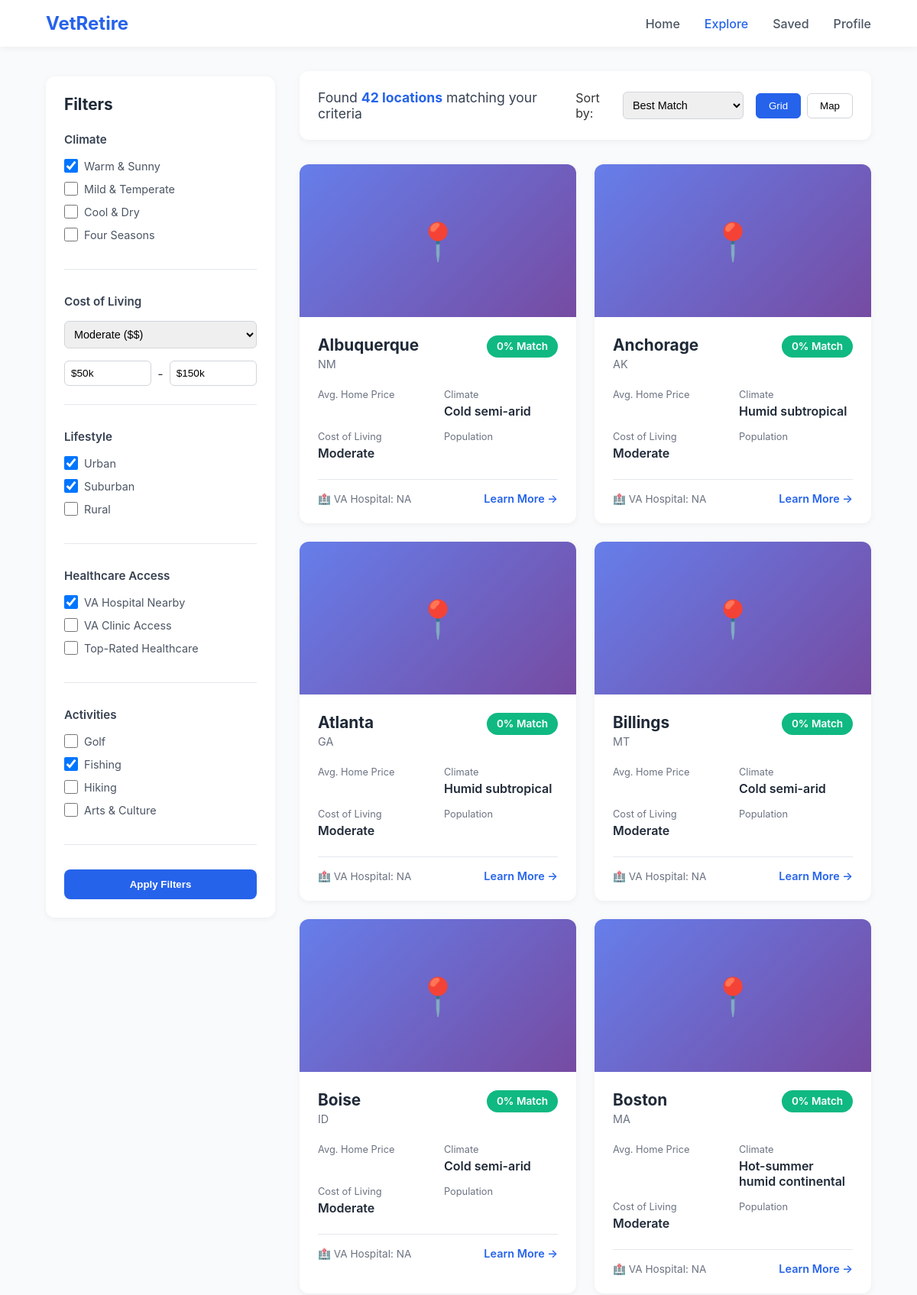
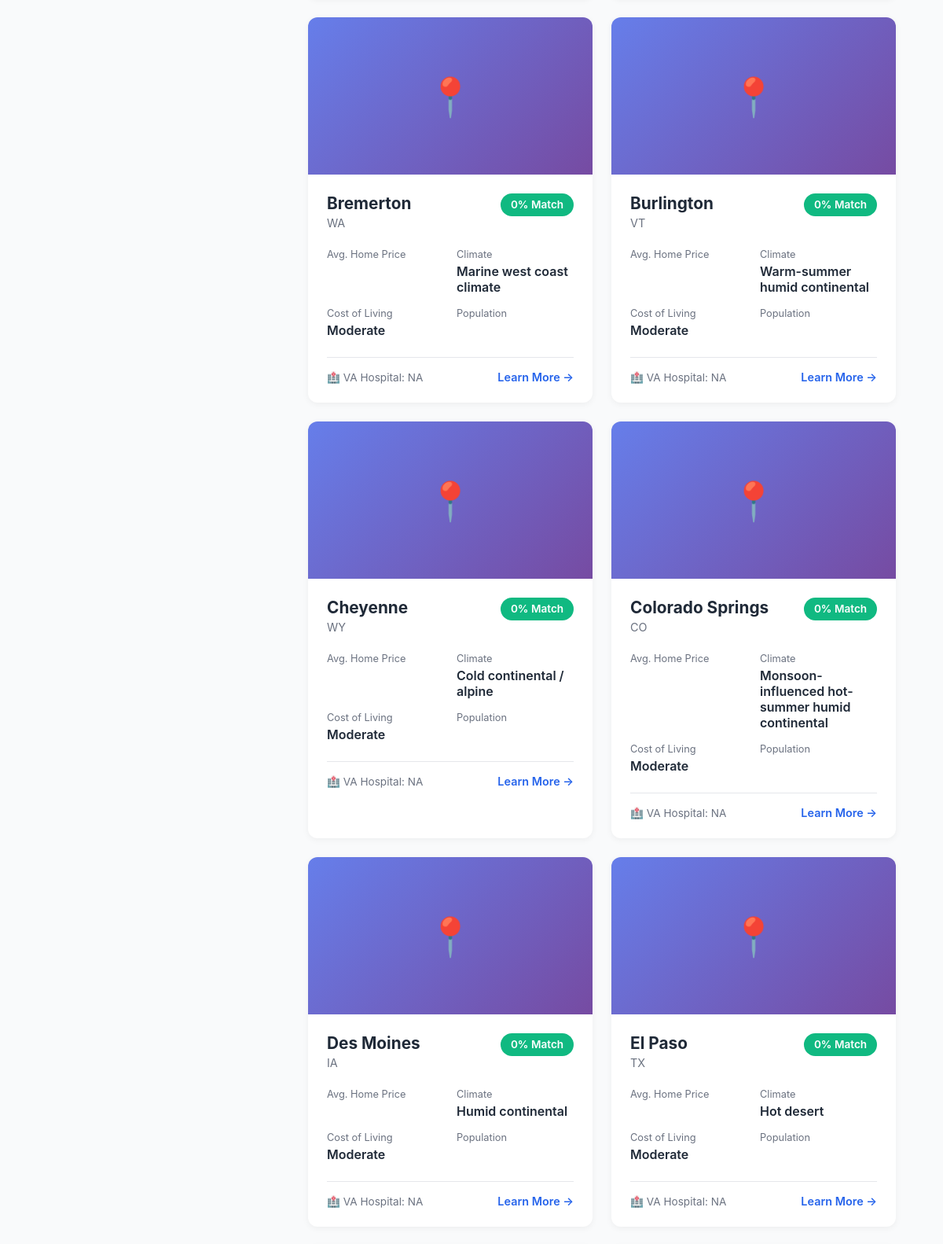
/explore/ (upper part), run on the app's committed database (2 pictures, top to bottom).
### locations/models.py (models this page shows, shortened)
class Location(models.Model):
    name = models.CharField(max_length=100, help_text="City or town name")
    state = models.CharField(max_length=50, help_text="State name")
    county = models.CharField(max_length=100, null=True, blank=True, help_text="County name")
    match_score = models.IntegerField(
        default=0,
        help_text="Match score from 0-100"
    )
    avg_price = models.CharField(
        max_length=20,
        help_text="Average home price (formatted, e.g., '$385k')"
    )
    climate = models.CharField(
        max_length=50,
        help_text="Climate description (e.g., 'Warm', '4 Seasons')"
    )
    cost_of_living = models.CharField(
        max_length=20,
        choices=[
            ('Low', 'Low'),
            ('Moderate', 'Moderate'),
            ('High', 'High'),
        ],
        default='Moderate'
    )
    population = models.CharField(
        max_length=20,
        help_text="Population (formatted, e.g., '58k')"
    )
    tags = models.JSONField(
        default=list,
        help_text="List of activity/feature tags"
    )
    va_distance = models.CharField(
        max_length=50,
        help_text="Distance to nearest VA facility (e.g., '3 miles')"
    )
    state_party = models.CharField(max_length=10, null=True, blank=True, help_text="State political party (R/D)")
    governor = models.CharField(max_length=10, null=True, blank=True, help_text="Governor's party (R/D)")
    city_politics = models.CharField(max_length=100, null=True, blank=True, help_text="City political leaning")
    election_2016 = models.CharField(max_length=50, null=True, blank=True, help_text="2016 presidential winner")
    election_2016_percent = models.IntegerField(null=True, blank=True, help_text="2016 winner percentage")
    election_2024 = models.CharField(max_length=50, null=True, blank=True, help_text="2024 presidential winner")
    election_2024_percent = models.IntegerField(null=True, blank=True, help_text="2024 winner percentage")
    election_change = models.CharField(max_length=100, null=True, blank=True, help_text="Voting shift 2016-2024")
    population_raw = models.CharField(max_length=50, null=True, blank=True, help_text="Population (raw from CSV)")
    density = models.CharField(max_length=50, null=True, blank=True, help_text="Population density per sq mi")
    sales_tax = models.DecimalField(max_digits=5, decimal_places=2, null=True, blank=True, help_text="Sales tax %")
    income_tax = models.DecimalField(max_digits=5, decimal_places=2, null=True, blank=True, help_text="Income tax %")
    col_index = models.IntegerField(null=True, blank=True, help_text="Cost of living index (100=avg)")
    has_va = models.CharField(max_length=10, null=True, blank=True, help_text="Has VA facility (Yes/No)")
    nearest_va = models.CharField(max_length=200, null=True, blank=True, help_text="Nearest VA facility name")
    distance_to_va = models.CharField(max_length=50, null=True, blank=True, help_text="Distance to VA")
    veterans_benefits = models.TextField(null=True, blank=True, help_text="Veteran-specific benefits")
    tci = models.IntegerField(null=True, blank=True, help_text="Total crime index (lower is safer)")
    marijuana_status = models.CharField(max_length=50, null=True, blank=True, help_text="Marijuana legal status")
    lgbtq_rating = models.CharField(max_length=50, null=True, blank=True, help_text="LGBTQ friendliness")
    tech_hub = models.CharField(max_length=10, null=True, blank=True, help_text="Tech hub (Y/N)")
    defense_hub = models.CharField(max_length=10, null=True, blank=True, help_text="Defense/military hub (Y/N)")
    snow_annual = models.IntegerField(null=True, blank=True, help_text="Average annual snowfall (inches)")
    rain_annual = models.IntegerField(null=True, blank=True, help_text="Average annual rainfall (inches)")
    sun_days = models.IntegerField(null=True, blank=True, help_text="Average sunny days per year")
    avg_low_winter = models.IntegerField(null=True, blank=True, help_text="Average low temp in winter (°F)")
    avg_high_summer = models.IntegerField(null=True, blank=True, help_text="Average high temp in summer (°F)")
    humidity_summer = models.IntegerField(null=True, blank=True, help_text="Average July humidity %")
    climate_detailed = models.CharField(max_length=200, null=True, blank=True, help_text="Detailed climate description")
    gas_price = models.CharField(max_length=20, null=True, blank=True, help_text="Average gas price")
    description = models.TextField(null=True, blank=True, help_text="Location description")
    emoji = models.CharField(
        max_length=10,
        default='📍',
        help_text="Emoji icon for the location"
    )
    gradient = models.CharField(
        max_length=200,
        default='linear-gradient(135deg, #667eea 0%, #764ba2 100%)',
        help_text="CSS gradient for card background"
    )
    featured = models.BooleanField(
        default=False,
        help_text="Whether this location is featured"
    )
    created_at = models.DateTimeField(auto_now_add=True)
    updated_at = models.DateTimeField(auto_now=True)
    class Meta:
        ordering = ['-match_score', 'name']
        indexes = [
            models.Index(fields=['match_score']),
            models.Index(fields=['state']),
            models.Index(fields=['featured']),
        ]

### locations/views.py (the view)
# urls.py: path('explore/', views.explore, name='explore'),
def explore(request):
    locations = Location.objects.all()
    context = {
        'total_results': locations.count(),
        'locations': locations,
    }
    return render(request, 'locations/explore.html', context)

### locations/templates/locations/explore.html (shortened to what this page needs)
<!DOCTYPE html>
<html lang="en">
<head>
</head>
<body>
    <nav class="navbar">
        <div class="nav-container">
            <div class="logo">VetRetire</div>
            <ul class="nav-links">
                <li><a href="{% url 'locations:home' %}">Home</a></li>
                <li><a href="{% url 'locations:explore' %}" style="color: #2563eb;">Explore</a></li>
                <li><a href="#">Saved</a></li>
                <li><a href="#">Profile</a></li>
            </ul>
        </div>
    </nav>
    <div class="container">
        <aside class="sidebar">
            <h2>Filters</h2>
            <div class="filter-section">
                <h3>Climate</h3>
                <div class="filter-option">
                    <input type="checkbox" id="warm" checked>
                    <label for="warm">Warm & Sunny</label>
                </div>
                <div class="filter-option">
                    <input type="checkbox" id="mild">
                    <label for="mild">Mild & Temperate</label>
                </div>
                <div class="filter-option">
                    <input type="checkbox" id="cool">
                    <label for="cool">Cool & Dry</label>
                </div>
                <div class="filter-option">
                    <input type="checkbox" id="four-season">
                    <label for="four-season">Four Seasons</label>
                </div>
            </div>
            <div class="filter-section">
                <h3>Cost of Living</h3>
                <select>
                    <option selected>Moderate ($$)</option>
                </select>
                <div class="price-range">
                    <input type="text" placeholder="Min $" value="$50k">
                    <span>-</span>
                    <input type="text" placeholder="Max $" value="$150k">
                </div>
            </div>
            <div class="filter-section">
                <h3>Lifestyle</h3>
                <div class="filter-option">
                    <input type="checkbox" id="urban" checked>
                    <label for="urban">Urban</label>
                </div>
                <div class="filter-option">
                    <input type="checkbox" id="suburban" checked>
                    <label for="suburban">Suburban</label>
                </div>
                <div class="filter-option">
                    <input type="checkbox" id="rural">
                    <label for="rural">Rural</label>
                </div>
            </div>
            <div class="filter-section">
                <h3>Healthcare Access</h3>
                <div class="filter-option">
                    <input type="checkbox" id="va-hospital" checked>
                    <label for="va-hospital">VA Hospital Nearby</label>
                </div>
                <div class="filter-option">
                    <input type="checkbox" id="va-clinic">
                    <label for="va-clinic">VA Clinic Access</label>
                </div>
                <div class="filter-option">
                    <input type="checkbox" id="quality-care">
                    <label for="quality-care">Top-Rated Healthcare</label>
                </div>
            </div>
            <div class="filter-section">
                <h3>Activities</h3>
                <div class="filter-option">
                    <input type="checkbox" id="golf">
                    <label for="golf">Golf</label>
                </div>
                <div class="filter-option">
                    <input type="checkbox" id="fishing" checked>
                    <label for="fishing">Fishing</label>
                </div>
                <div class="filter-option">
                    <input type="checkbox" id="hiking">
                    <label for="hiking">Hiking</label>
                </div>
                <div class="filter-option">
                    <input type="checkbox" id="culture">
                    <label for="culture">Arts & Culture</label>
                </div>
            </div>
            <button class="apply-filters">Apply Filters</button>
        </aside>
        <main class="main-content">
            <div class="results-header">
                <div>
                    <div class="results-info">
                        Found <strong>{{ total_results }} locations</strong> matching your criteria
                    </div>
                </div>
                <div class="sort-options">
                    <label>Sort by:</label>
                    <select>
                        <option>Best Match</option>
                    </select>
                    <div class="view-toggle">
                        <button class="view-btn active">Grid</button>
                        <button class="view-btn">Map</button>
                    </div>
                </div>
            </div>
            <div class="results-grid">
                {% for location in locations %}
                <div class="location-card">
                    <div class="card-image" style="background: {{ location.gradient }};">
                        {{ location.emoji }}
                    </div>
                    <div class="card-content">
                        <div class="location-header">
                            <div>
                                <div class="location-name">{{ location.name }}</div>
                                <div class="location-state">{{ location.state }}</div>
                            </div>
                            <div class="match-score">{{ location.match_score }}% Match</div>
                        </div>
                        <div class="card-stats">
                            <div class="stat">
                                <span class="stat-label">Avg. Home Price</span>
                            </div>
                            <div class="stat">
                                <span class="stat-label">Climate</span>
                                <span class="stat-value">{{ location.climate }}</span>
                            </div>
                            <div class="stat">
                                <span class="stat-label">Cost of Living</span>
                                <span class="stat-value">{{ location.cost_of_living }}</span>
                            </div>
                            <div class="stat">
                                <span class="stat-label">Population</span>
                            </div>
                        </div>
                        <div class="card-footer">
                            <div class="va-distance">🏥 VA Hospital: {{ location.va_distance }}</div>
                            <a href="#" class="learn-more">Learn More →</a>
                        </div>
                    </div>
                </div>
                {% endfor %}
            </div>
        </main>
    </div>
</body>
</html>

### locations/templates/locations/explore.html (style rules this page uses)
* { margin: 0; padding: 0; box-sizing: border-box; }
body { font-family: -apple-system, BlinkMacSystemFont, 'Segoe UI', Roboto, 'Helvetica Neue', Arial, sans-serif; background: #f9fafb; color: #333; }
.navbar { background: white; padding: 1rem 5%; box-shadow: 0 2px 10px rgba(0,0,0,0.05); position: sticky; top: 0; z-index: 100; }
.nav-container { max-width: 1400px; margin: 0 auto; display: flex; justify-content: space-between; align-items: center; }
.logo { font-size: 1.5rem; font-weight: 700; color: #2563eb; }
.nav-links { display: flex; gap: 2rem; list-style: none; align-items: center; }
.nav-links a { text-decoration: none; color: #4b5563; font-weight: 500; }
.container { max-width: 1400px; margin: 0 auto; padding: 2rem 5%; display: grid; grid-template-columns: 300px 1fr; gap: 2rem; }
.sidebar { background: white; padding: 1.5rem; border-radius: 12px; box-shadow: 0 2px 8px rgba(0,0,0,0.05); height: fit-content; position: sticky; top: 100px; }
.sidebar h2 { font-size: 1.3rem; margin-bottom: 1.5rem; color: #1f2937; }
.filter-section { margin-bottom: 2rem; padding-bottom: 1.5rem; border-bottom: 1px solid #e5e7eb; }
.filter-section h3 { font-size: 0.95rem; margin-bottom: 1rem; color: #374151; font-weight: 600; }
.filter-option { display: flex; align-items: center; margin-bottom: 0.75rem; }
.filter-option input[type="checkbox"], .filter-option input[type="radio"] { margin-right: 0.5rem; width: 18px; height: 18px; cursor: pointer; }
.filter-option label { font-size: 0.9rem; color: #4b5563; cursor: pointer; }
select { width: 100%; padding: 0.5rem; border: 1px solid #d1d5db; border-radius: 6px; font-size: 0.9rem; margin-bottom: 1rem; }
.price-range { display: flex; gap: 0.5rem; align-items: center; }
.price-range input { width: 100%; padding: 0.5rem; border: 1px solid #d1d5db; border-radius: 6px; font-size: 0.85rem; }
.apply-filters { width: 100%; background: #2563eb; color: white; padding: 0.75rem; border: none; border-radius: 8px; font-weight: 600; cursor: pointer; transition: background 0.3s; }
.main-content { min-height: 100vh; }
.results-header { background: white; padding: 1.5rem; border-radius: 12px; box-shadow: 0 2px 8px rgba(0,0,0,0.05); margin-bottom: 2rem; display: flex; justify-content: space-between; align-items: center; }
.results-info { font-size: 1.1rem; color: #374151; }
.results-info strong { color: #2563eb; }
.view-toggle { display: flex; gap: 0.5rem; }
.view-btn { padding: 0.5rem 1rem; border: 1px solid #d1d5db; background: white; border-radius: 6px; cursor: pointer; transition: all 0.3s; }
.view-btn.active { background: #2563eb; color: white; border-color: #2563eb; }
.sort-options { display: flex; gap: 1rem; align-items: center; }
.sort-options select { margin: 0; width: auto; }
.results-grid { display: grid; grid-template-columns: repeat(auto-fill, minmax(350px, 1fr)); gap: 1.5rem; }
.location-card { background: white; border-radius: 12px; overflow: hidden; box-shadow: 0 2px 8px rgba(0,0,0,0.05); transition: transform 0.3s, box-shadow 0.3s; cursor: pointer; }
.card-image { width: 100%; height: 200px; display: flex; align-items: center; justify-content: center; font-size: 3rem; position: relative; }
.card-content { padding: 1.5rem; }
.location-header { display: flex; justify-content: space-between; align-items: start; margin-bottom: 1rem; }
.location-name { font-size: 1.3rem; font-weight: 700; color: #1f2937; }
.location-state { font-size: 0.9rem; color: #6b7280; margin-top: 0.25rem; }
.match-score { background: #10b981; color: white; padding: 0.4rem 0.8rem; border-radius: 20px; font-size: 0.85rem; font-weight: 600; }
.card-stats { display: grid; grid-template-columns: repeat(2, 1fr); gap: 1rem; margin: 1.5rem 0; }
.stat { display: flex; flex-direction: column; }
.stat-label { font-size: 0.8rem; color: #6b7280; margin-bottom: 0.25rem; }
.stat-value { font-size: 1rem; font-weight: 600; color: #1f2937; }
.card-footer { padding-top: 1rem; border-top: 1px solid #e5e7eb; display: flex; justify-content: space-between; align-items: center; }
.va-distance { font-size: 0.85rem; color: #6b7280; }
.learn-more { color: #2563eb; font-weight: 600; font-size: 0.9rem; text-decoration: none; }

### data on the page
Location: emoji "📍", name "Albuquerque", state "NM", match_score "0", climate "Cold semi-arid", cost_of_living "Moderate", va_distance "NA"
Location: emoji "📍", name "Anchorage", state "AK", match_score "0", climate "Humid subtropical", cost_of_living "Moderate", va_distance "NA"
Location: emoji "📍", name "Atlanta", state "GA", match_score "0", climate "Humid subtropical", cost_of_living "Moderate", va_distance "NA"
Location: emoji "📍", name "Billings", state "MT", match_score "0", climate "Cold semi-arid", cost_of_living "Moderate", va_distance "NA"
Location: emoji "📍", name "Boise", state "ID", match_score "0", climate "Cold semi-arid", cost_of_living "Moderate", va_distance "NA"
Location: emoji "📍", name "Boston", state "MA", match_score "0", climate "Hot-summer humid continental", cost_of_living "Moderate", va_distance "NA"
Location: emoji "📍", name "Bremerton", state "WA", match_score "0", climate "Marine west coast climate", cost_of_living "Moderate", va_distance "NA"
Location: emoji "📍", name "Burlington", state "VT", match_score "0", climate "Warm-summer humid continental", cost_of_living "Moderate", va_distance "NA"
Location: emoji "📍", name "Cheyenne", state "WY", match_score "0", climate "Cold continental / alpine", cost_of_living "Moderate", va_distance "NA"
Location: emoji "📍", name "Colorado Springs", state "CO", match_score "0", climate "Monsoon-influenced hot-summer humid continental", cost_of_living "Moderate", va_distance "NA"
Location: emoji "📍", name "Des Moines", state "IA", match_score "0", climate "Humid continental", cost_of_living "Moderate", va_distance "NA"
Location: emoji "📍", name "El Paso", state "TX", match_score "0", climate "Hot desert", cost_of_living "Moderate", va_distance "NA"

### other printed values
{{ total_results }} "42"
